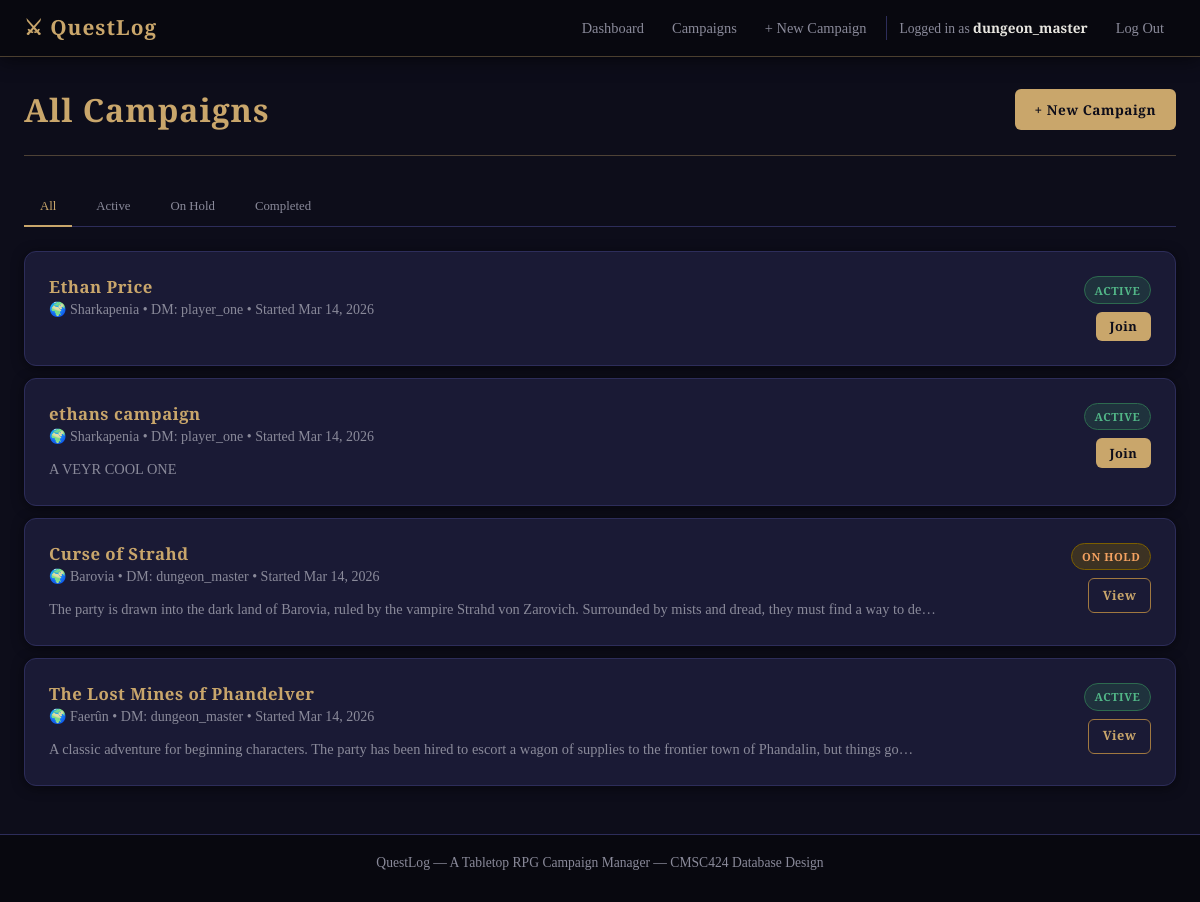
/campaigns/ (signed in), run on the app's committed database.
### campaign_manager/models.py (models this page shows, shortened)
class Campaign(models.Model):
    STATUS_CHOICES = [
        ('active',    'Active'),
        ('completed', 'Completed'),
        ('on_hold',   'On Hold'),
    ]
    name        = models.CharField(max_length=200)
    description = models.TextField(blank=True)
    world_name  = models.CharField(
        max_length=200, blank=True,
        help_text="The name of the setting or fictional world (e.g. Faerûn, Barovia)"
    )
    created_at  = models.DateTimeField(auto_now_add=True)  # Set automatically on creation
    status      = models.CharField(max_length=20, choices=STATUS_CHOICES, default='active')
    dungeon_master = models.ForeignKey(
        User,
        on_delete=models.CASCADE,
        related_name='campaigns_as_dm',
    )
    class Meta:
        ordering = ['-created_at']  # Newest campaigns first

### campaign_manager/views.py (the view)
# urls.py: path('campaigns/', views.campaign_list, name='campaign_list'),
@login_required
def campaign_list(request):
    campaigns = Campaign.objects.all().select_related('dungeon_master')
    status_filter = request.GET.get('status', '')
    if status_filter:
        campaigns = campaigns.filter(status=status_filter)
    user_campaign_ids = set(
        CampaignPlayer.objects.filter(user=request.user).values_list('campaign_id', flat=True)
    )
    return render(request, 'campaign_manager/campaign_list.html', {
        'campaigns':        campaigns,
        'status_filter':    status_filter,
        'status_choices':   Campaign.STATUS_CHOICES,
        'user_campaign_ids': user_campaign_ids,
    })

### campaign_manager/templates/campaign_manager/campaign_list.html (shortened to what this page needs)
{% extends "campaign_manager/base.html" %}
{% block content %}
<div class="page-header">
  <h1>All Campaigns</h1>
  <a href="{% url 'campaign_create' %}" class="btn btn-primary">+ New Campaign</a>
</div>
<div class="filter-tabs">
  <a href="{% url 'campaign_list' %}"
     class="filter-tab {% if not status_filter %}filter-tab-active{% endif %}">
    All
  </a>
  <a href="{% url 'campaign_list' %}?status=active"
     class="filter-tab {% if status_filter == 'active' %}filter-tab-active{% endif %}">
    Active
  </a>
  <a href="{% url 'campaign_list' %}?status=on_hold"
     class="filter-tab {% if status_filter == 'on_hold' %}filter-tab-active{% endif %}">
    On Hold
  </a>
  <a href="{% url 'campaign_list' %}?status=completed"
     class="filter-tab {% if status_filter == 'completed' %}filter-tab-active{% endif %}">
    Completed
  </a>
</div>
{% if campaigns %}
  <div class="campaign-list">
    {% for campaign in campaigns %}
      <div class="card campaign-row">
        <div class="campaign-row-main">
          <div>
            <h3 class="card-title">
              <a href="{% url 'campaign_detail' pk=campaign.pk %}">{{ campaign.name }}</a>
            </h3>
            <p class="card-meta">
              {% if campaign.world_name %}🌍 {{ campaign.world_name }} &bull; {% endif %}
              DM: {{ campaign.dungeon_master.username }} &bull;
              Started {{ campaign.created_at|date:"M j, Y" }}
            </p>
            {% if campaign.description %}
              <p class="card-excerpt">{{ campaign.description|truncatechars:150 }}</p>
            {% endif %}
          </div>
          <div class="campaign-row-actions">
            <span class="badge badge-status-{{ campaign.status }}">
              {{ campaign.get_status_display }}
            </span>
            {% if campaign.pk in user_campaign_ids %}
              <a href="{% url 'campaign_detail' pk=campaign.pk %}" class="btn btn-secondary btn-sm">
                View
              </a>
            {% else %}
              <form method="post" action="{% url 'campaign_join' pk=campaign.pk %}">
                <button type="submit" class="btn btn-primary btn-sm">Join</button>
              </form>
            {% endif %}
          </div>
        </div>
      </div>
    {% endfor %}
  </div>
{% else %}
  <div class="empty-state">
    <p>No campaigns found{% if status_filter %} with status "{{ status_filter }}"{% endif %}.</p>
    <a href="{% url 'campaign_create' %}" class="btn btn-primary">Create the first one!</a>
  </div>
{% endif %}
{% endblock %}

### campaign_manager/templates/campaign_manager/base.html (shortened to what this page needs)
<!DOCTYPE html>
<html lang="en">
<head>
  {% load static %}
  <link rel="stylesheet" href="{% static 'campaign_manager/style.css' %}">
</head>
<body>
  <nav class="navbar">
    <div class="nav-container">
      <a href="{% url 'dashboard' %}" class="nav-brand">⚔ QuestLog</a>
      <ul class="nav-links">
        {% if user.is_authenticated %}
          <li><a href="{% url 'dashboard' %}" class="nav-link">Dashboard</a></li>
          <li><a href="{% url 'campaign_list' %}" class="nav-link">Campaigns</a></li>
          <li><a href="{% url 'campaign_create' %}" class="nav-link">+ New Campaign</a></li>
          <li class="nav-user">
            Logged in as <strong>{{ user.username }}</strong>
          </li>
          <li>
            <form method="post" action="{% url 'logout' %}" style="display:inline;">
              <button type="submit" class="nav-link nav-link-btn">Log Out</button>
            </form>
          </li>
        {% else %}
          <li><a href="{% url 'login' %}" class="nav-link">Log In</a></li>
          <li><a href="{% url 'register' %}" class="nav-link btn-primary-small">Register</a></li>
        {% endif %}
      </ul>
    </div>
  </nav>
  <main class="main-content">
    <div class="container">
      {% block content %}{% endblock %}
    </div>
  </main>
  <footer class="site-footer">
    <p>QuestLog &mdash; A Tabletop RPG Campaign Manager &mdash; CMSC424 Database Design</p>
  </footer>
</body>
</html>

### data on the page
Campaign: name "Ethan Price", world_name "Sharkapenia", dungeon_master.username "player_one", created_at "Mar 14, 2026", status "ACTIVE", shows "Join"
Campaign: name "ethans campaign", world_name "Sharkapenia", dungeon_master.username "player_one", created_at "Mar 14, 2026", description "A VEYR COOL ONE", status "ACTIVE", shows "Join"
Campaign: name "Curse of Strahd", world_name "Barovia", dungeon_master.username "dungeon_master", created_at "Mar 14, 2026", description "The party is drawn into the dark land of Barovia, ruled by the vampire Strahd von Zarovich. Surrounded by mists and dread, they must find a way to de…", status "ON HOLD", shows "View"
Campaign: name "The Lost Mines of Phandelver", world_name "Faerûn", dungeon_master.username "dungeon_master", created_at "Mar 14, 2026", description "A classic adventure for beginning characters. The party has been hired to escort a wagon of supplies to the frontier town of Phandalin, but things go…", status "ACTIVE", shows "View"

### other printed values
{{ user.username }} "dungeon_master"
